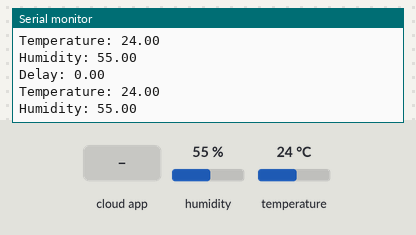
A sketch run on a simulated ESP8266 (NodeMCU). Parts: the last lines printed to the serial monitor. The inputs (shaded band) are chosen by the test bench; at power-on: humidity 55 %, temperature 24 °C. WiFi joins after 1.5 s; servers stay silent unless stated; the local clock reads 2024-03-15 10:24:30 at power-on unless the sketch sets it; the Firebase database answers and starts empty.

Above: at 4.7 s.
4.8 s: humidity set to 22 %
At 5.9 s:
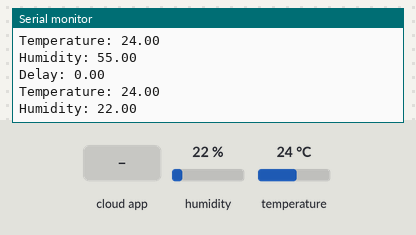
6.3 s: the phone or cloud app sets delay to 25
At 6.93 s:
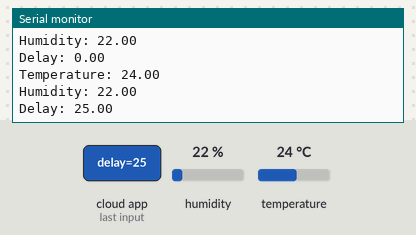
7.8 s: temperature set to 12 °C
At 8.3 s:
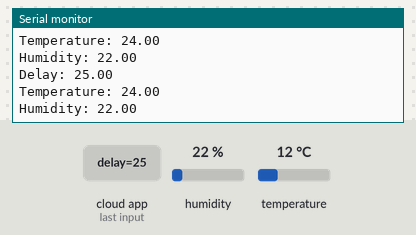
9.3 s: the phone or cloud app sets delay to 50
At 9.52 s:
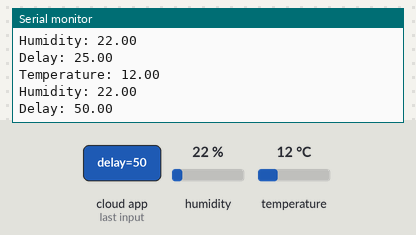
10.8 s: humidity set to 40 %
At 11.9 s:
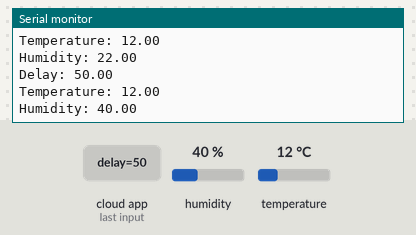
Timing chart, 0 to 13.3 s (numbered marks = the images above; inputs shaded):
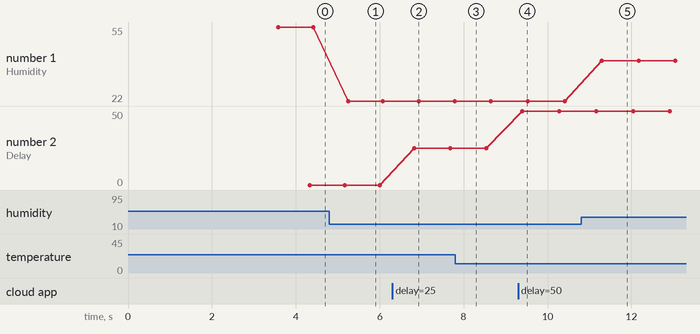

The sketch:

thermometer.ino
```cpp
#include <Wire.h>                 // Include the Wire library for I2C communication
#include <AM2320.h>               // Include the library for the AM2320 temperature and humidity sensor
#include <ESP8266WiFi.h>          // Include the library for WiFi functionality on the ESP8266
#include <FirebaseESP8266.h>      // Include the Firebase library for ESP8266
#include <time.h>                 // Include the time library for handling NTP time

// Firebase and WiFi details
#define FIREBASE_HOST "https://thermometer-davit-72936-default-rtdb.europe-west1.firebasedatabase.app/"
#define FIREBASE_AUTH "AIzaSyCBw68I3ro5SC5VPNAWoJcq-vlF2PCW8p8"
#define WIFI_SSID "Hitachigymnasiet_2.4"
#define WIFI_PASSWORD "mittwifiarsabra"

// Create sensor and Firebase objects
AM2320 sensor;                    // AM2320 temperature and humidity sensor
FirebaseData firebaseData;        // Object for Firebase operations
FirebaseData firebaseData1;       // Additional Firebase object for parallel usage
FirebaseData firebaseData2;       // Another Firebase object for parallel usage

// Variables to store sensor readings
float SensorTemp;                 // Variable to store temperature reading
float SensorHum;                  // Variable to store humidity reading
float del1;                       // Variable to store delay time fetched from Firebase

// Variables for calculating hourly averages
float tempSum = 0;                // Accumulated sum of temperature readings
float humSum = 0;                 // Accumulated sum of humidity readings
int readingCount = 0;             // Count of sensor readings for averaging
int lastHour = -1;                // Track the last processed hour

void setup() {
  Serial.begin(115200);           // Start serial communication for debugging
  Wire.begin(14, 12);             // Initialize I2C communication on specified pins

  // Connect to Wi-Fi
  WiFi.begin(WIFI_SSID, WIFI_PASSWORD);
  Serial.print("Connecting to Wi-Fi");
  while (WiFi.status() != WL_CONNECTED) {  // Wait until Wi-Fi is connected
    Serial.print(".");
    delay(300);
  }
  Serial.println();
  Serial.print("Connected with IP: ");
  Serial.println(WiFi.localIP()); // Print the device's IP address after connection

  // Initialize Firebase
  Firebase.begin(FIREBASE_HOST, FIREBASE_AUTH);
  Firebase.reconnectWiFi(true);   // Automatically reconnect Wi-Fi if disconnected

  // Synchronize time using NTP (Network Time Protocol)
  configTime(3600, 0, "pool.ntp.org", "time.nist.gov");  // Set timezone offset (UTC+1)
  Serial.print("Syncing time");
  while (time(nullptr) < 24 * 3600) {  // Wait until time is successfully synced
    Serial.print(".");
    delay(500);
  }
  Serial.println(" Time synced.");
  delay(2000);  // Optional delay to ensure initialization stability
}

// Function to generate the current Firebase path based on the date and hour
String getCurrentPath() {
  time_t now = time(nullptr);            // Get the current time
  struct tm *timeInfo = localtime(&now); // Convert time to local time structure

  // Extract year, month, day, and hour
  String year = String(timeInfo->tm_year + 1900);
  String month = String(timeInfo->tm_mon + 1);
  String day = String(timeInfo->tm_mday);
  String hour = String(timeInfo->tm_hour);

  // Format month, day, and hour to always have two digits
  if (month.length() == 1) month = "0" + month;
  if (day.length() == 1) day = "0" + day;
  if (hour.length() == 1) hour = "0" + hour;

  // Construct the Firebase path
  String path = "/therm/dates/" + year + "/" + month + "/" + day + "/" + hour;
  return path;
}

// Function to get temperature and humidity readings and upload them to Firebase
void getTempHum() {
  if (sensor.measure()) {  // Check if the sensor successfully measured the data
    SensorTemp = sensor.getTemperature(); // Retrieve temperature
    SensorHum = sensor.getHumidity();     // Retrieve humidity
    Serial.print("Temperature: ");
    Serial.println(SensorTemp);
    Serial.print("Humidity: ");
    Serial.println(SensorHum);

    // Add the readings to the accumulated sums
    tempSum += SensorTemp;
    humSum += SensorHum;
    readingCount++;

    // Construct Firebase paths for the current readings
    String basePath = getCurrentPath();
    String tempPath = basePath + "/temp";
    String humPath = basePath + "/hum";

    // Update Firebase with current readings
    Firebase.setFloat(firebaseData1, "/therm/current/temp", SensorTemp);
    Firebase.setFloat(firebaseData2, "/therm/current/hum", SensorHum);

    // Push temperature and humidity to Firebase
    if (!Firebase.pushFloat(firebaseData, tempPath, SensorTemp)) {
      Serial.println("Failed to update temperature on Firebase");
      Serial.println("Error: " + firebaseData.errorReason());
    }
    if (!Firebase.pushFloat(firebaseData, humPath, SensorHum)) {
      Serial.println("Failed to update humidity on Firebase");
      Serial.println("Error: " + firebaseData.errorReason());
    }

    // Fetch delay value from Firebase
    if (Firebase.getFloat(firebaseData, "/therm/current/delay")) {
      del1 = firebaseData.floatData(); // Store fetched delay value
      Serial.print("Delay: ");
      Serial.println(del1);
    }
  }
}

// Function to calculate and save hourly averages to Firebase
void calculateAndSaveAverages(int hour) {
  if (readingCount > 0) {  // Ensure there are readings to calculate averages
    float avgTemp = tempSum / readingCount;  // Calculate average temperature
    float avgHum = humSum / readingCount;    // Calculate average humidity

    // Get the current date for constructing the Firebase path
    time_t now = time(nullptr);
    struct tm *timeInfo = localtime(&now);
    String year = String(timeInfo->tm_year + 1900);
    String month = String(timeInfo->tm_mon + 1);
    String day = String(timeInfo->tm_mday);

    if (month.length() == 1) month = "0" + month;
    if (day.length() == 1) day = "0" + day;

    // Format hour for Firebase path
    String paddedHour = (hour < 10 ? "0" + String(hour) : String(hour));

    // Construct Firebase paths for averages
    String avgTempPath = "/therm/averages/" + year + "/" + month + "/" + day + "/" + paddedHour + "/avgTemp";
    String avgHumPath = "/therm/averages/" + year + "/" + month + "/" + day + "/" + paddedHour + "/avgHum";

    // Save averages to Firebase
    if (!Firebase.setFloat(firebaseData, avgTempPath, avgTemp)) {
      Serial.println("Failed to save average temperature");
      Serial.println("Error: " + firebaseData.errorReason());
    }
    if (!Firebase.setFloat(firebaseData, avgHumPath, avgHum)) {
      Serial.println("Failed to save average humidity");
      Serial.println("Error: " + firebaseData.errorReason());
    }

    // Log the calculated averages
    Serial.print("Average Temperature for hour ");
    Serial.print(hour);
    Serial.print(": ");
    Serial.println(avgTemp);

    Serial.print("Average Humidity for hour ");
    Serial.print(hour);
    Serial.print(": ");
    Serial.println(avgHum);

    // Mark the hour as "AvgGotten" in Firebase
    String pathToAvgDone = "/therm/dates/" + year + "/" + month + "/" + day + "/" + paddedHour;
    if (Firebase.set(firebaseData, pathToAvgDone, "AvgGotten")) {
      Serial.println("Mission completed successfully!");
    } else {
      Serial.println("Mission failed, better luck next time!");
      Serial.println(firebaseData.errorReason());
    }
  }

  // Reset variables for the next hour
  tempSum = 0;
  humSum = 0;
  readingCount = 0;
}

// Main loop
void loop() {
  time_t now = time(nullptr);               // Get the current time
  struct tm *timeInfo = localtime(&now);    // Convert time to local time structure
  int currentHour = timeInfo->tm_hour;      // Get the current hour

  // If the hour changes, calculate and save averages for the previous hour
  if (currentHour != lastHour) {
    if (lastHour != -1) {  // Skip the first iteration
      calculateAndSaveAverages(lastHour);
    }
    lastHour = currentHour;  // Update the last processed hour
  }

  // Fetch temperature and humidity readings
  getTempHum();

  // Wait for the specified delay before the next loop iteration
  delay(del1);
}
```

Measured:
- after the input at 4.8 s, the serial monitor: prints a new line after 0.45 s (image 1)
- after the input at 6.3 s, the serial monitor: prints a new line after 0.53 s (image 2)
- after the input at 9.3 s, the serial monitor: prints a new line after 0.09 s (image 4)
- after the input at 10.8 s, the serial monitor: prints a new line after 0.49 s (image 5)
- plotted number 1: 55 → 22 after the input at 4.8 s, 22 → 40 after the input at 10.8 s
- plotted number 2: 0 → 25 after the input at 6.3 s, 25 → 50 after the input at 9.3 s
